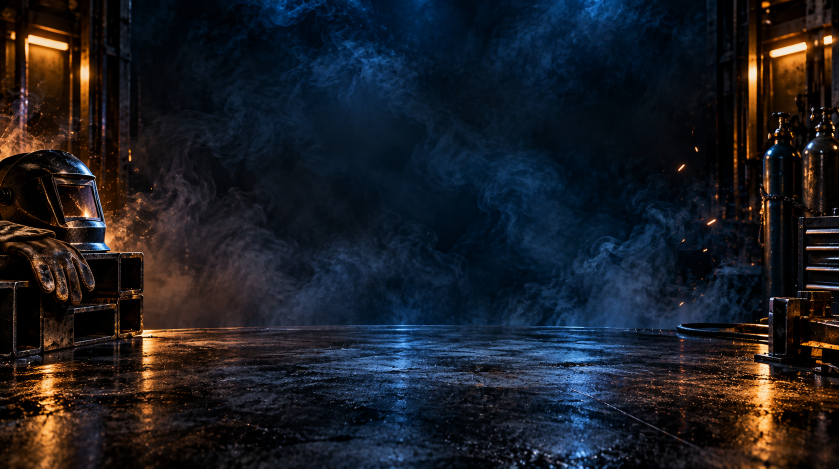
#> input picture assets/brand/source/arc-titanium-industrial-background-approved.png, 1677 x 938 px (shown at 1/2 size)
$ python -i build_arc_brand_derivatives.py   (imports and definitions only)
#> lines starting #> are read from the running program, lines starting #| are printed output that depends on the picture
#> further down, picture is the input picture: PIL image 1677x938 RGBA; mean R, G, B, A 27.3, 29.4, 36.2, 255
#!/usr/bin/env python3
"""Build approved ARC branding and install artwork from repository sources.

No letterform is drawn or reconstructed here. The immutable ARC pixels are
cropped from the approved primary logo, resized proportionally, and composited.
"""
import math
from pathlib import Path

from PIL import Image, ImageChops, ImageDraw, ImageEnhance, ImageFilter


ROOT = Path(__file__).resolve().parents[1]
PRIMARY = ROOT / "assets/brand/source/arc-welding-primary-logo-approved.png"
BACKGROUND = ROOT / "assets/brand/source/arc-titanium-industrial-background-approved.png"
RUNTIME = ROOT / "assets/brand/runtime"
ICONS = ROOT / "icons"

# Pixel boundary between the approved ARC lettermark and the subtitle stack.
# The crop keeps the complete flare/streak and preserves all source x positions.
LETTERMARK_CROP = (0, 0, 2048, 410)
# Measured from the approved source using opaque, low-saturation metallic
# pixels. The welding flare remains part of the immutable lettermark but does
# not influence optical centering.
ARC_BODY_BOUNDS = (244, 10, 1745, 409)
SUBTITLE_CROP = (250, 415, 1750, 480)
LANCZOS = Image.Resampling.LANCZOS


# [4 lines left out: function contain, not called in this run]


def fit(image, width, height):
    scale = min(width / image.width, height / image.height)
    dimensions = (round(image.width * scale), round(image.height * scale))
    return image.resize(dimensions, LANCZOS)


# [25 lines left out: functions cover, _metal_field, not called in this run]


def _compose_compact_rail(source):
    """Stack approved ARC and subtitle pixels without font reconstruction."""
    lettermark = source.crop(LETTERMARK_CROP)
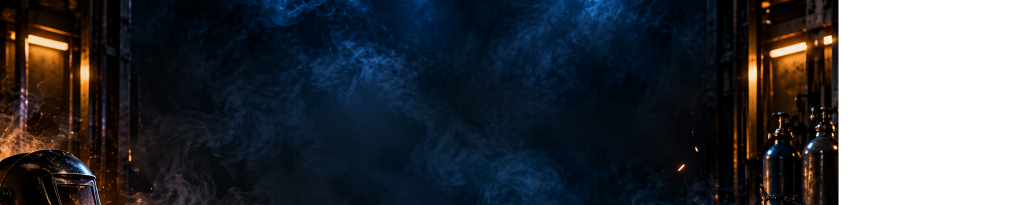
#> lettermark: PIL image 2048x410 RGBA (shown at 1/2 size); mean R, G, B, A 15, 18.9, 24.9, 208.8; transparent parts drawn white
    subtitle = source.crop(SUBTITLE_CROP)
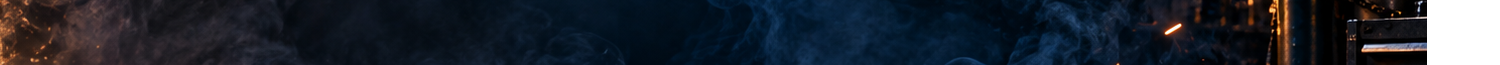
#> subtitle: PIL image 1500x65 RGBA; mean R, G, B, A 17.7, 24.2, 34, 242.6; transparent parts drawn white
    lettermark = fit(lettermark, 720, 148)
#> in fit, `return image.resize(dimensions, LANCZOS)`:
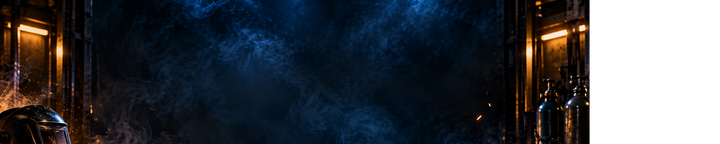
#> returned value: PIL image 720x144 RGBA; mean R, G, B, A 15.1, 18.9, 24.9, 208.8; transparent parts drawn white
    subtitle = fit(subtitle, 680, 38)
    compact = Image.new("RGBA", (720, 194), (0, 0, 0, 0))
#> compact: PIL image 720x194 RGBA; every value is 0
    compact.alpha_composite(lettermark, ((720 - lettermark.width) // 2, 0))
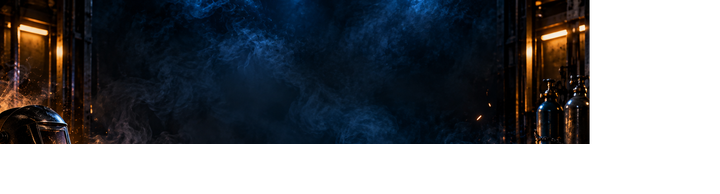
#> compact: PIL image 720x194 RGBA; mean R, G, B, A 11.2, 14, 18.5, 155; transparent parts drawn white
    compact.alpha_composite(subtitle, ((720 - subtitle.width) // 2, 154))
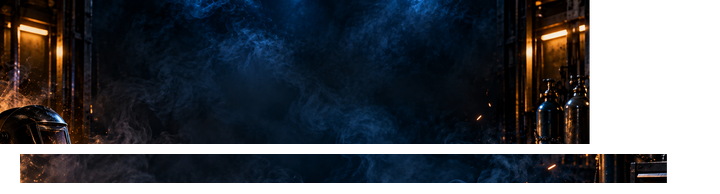
#> compact: PIL image 720x194 RGBA; mean R, G, B, A 13.7, 17.5, 23.3, 189.2; transparent parts drawn white
    return compact


# [109 lines left out: functions _icon_master, _favicon, main, not called in this run]


# [2 lines not run here, left out]

>>> from PIL import Image
>>> picture = Image.open('../assets/brand/source/arc-titanium-industrial-background-approved.png')
>>> result = _compose_compact_rail(picture)

$ run again, on assets/brand/source/arc-welding-dashboard-hero-approved.png
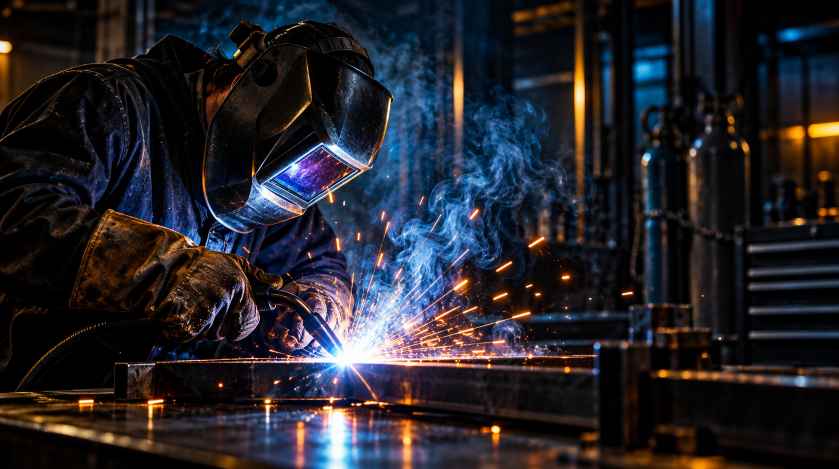
#> input picture assets/brand/source/arc-welding-dashboard-hero-approved.png, 1677 x 938 px (shown at 1/2 size)
#> picture is the input picture: PIL image 1677x938 RGBA; mean R, G, B, A 36.4, 35.1, 41.3, 255
#> in fit, `return image.resize(dimensions, LANCZOS)`:
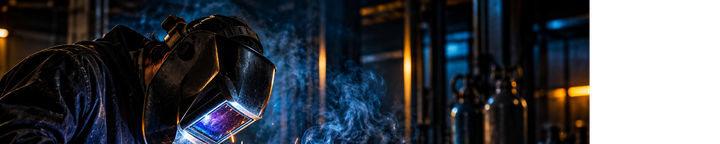
#> returned value: PIL image 720x144 RGBA; mean R, G, B, A 20.6, 24.6, 30.7, 208.8; transparent parts drawn white
#> in _compose_compact_rail, `compact.alpha_composite(subtitle, ((720 - subtitle.width) // 2, 154))`:
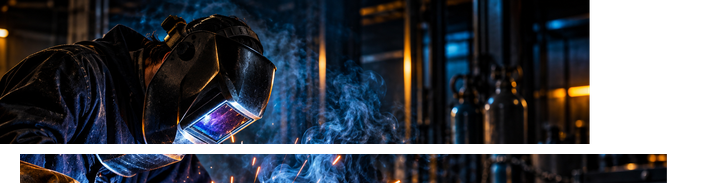
#> compact: PIL image 720x194 RGBA; mean R, G, B, A 20.2, 24.1, 30.9, 189.2; transparent parts drawn white
